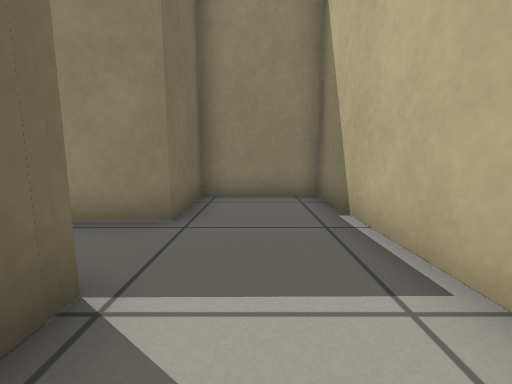
View 1 (above)

14 first-person views from a walk through a Gazebo world. The camera is 0.5 m above the floor, tilts 8° down and sees 90° across. The floor is counted in squares, 0.5 m on a side. Each view is taken from the middle of a square. On the plan, view 1 faces up. The plan holds only what a view shows up to about 11 squares ahead; the rest is blank. Surface patterns are stand-ins for the level's own textures.

View 2
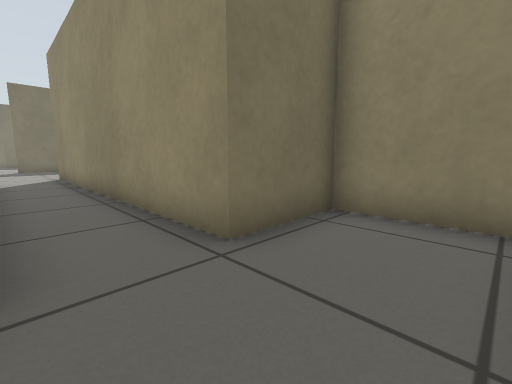

View 3
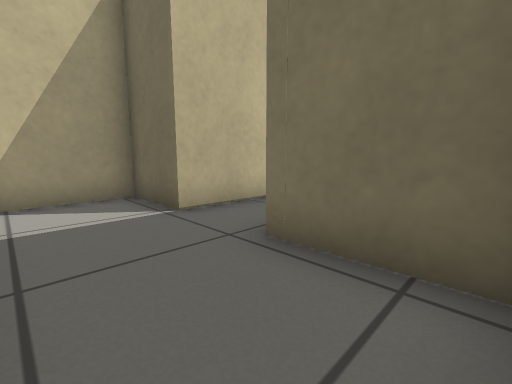

View 4
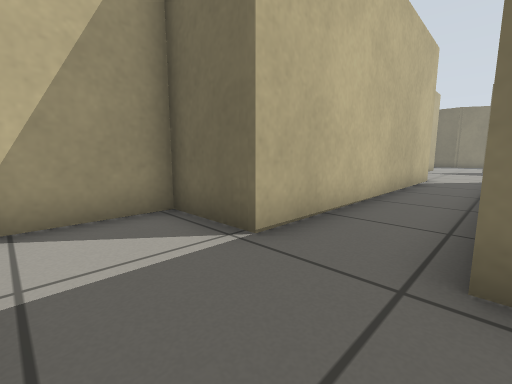

View 5
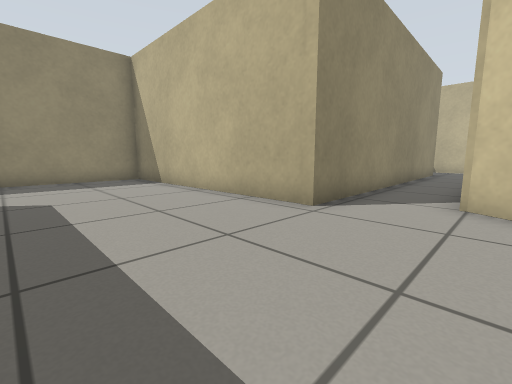

View 6
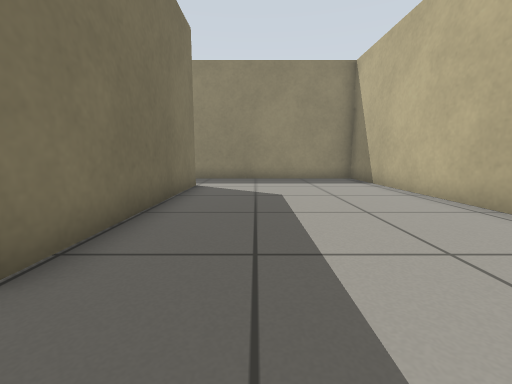

View 7
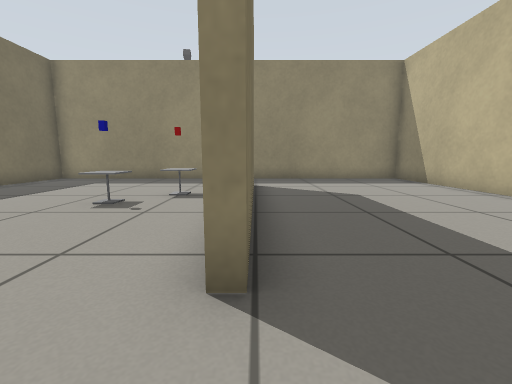

View 8
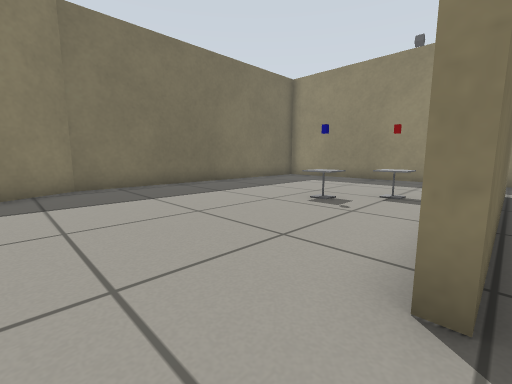

View 9
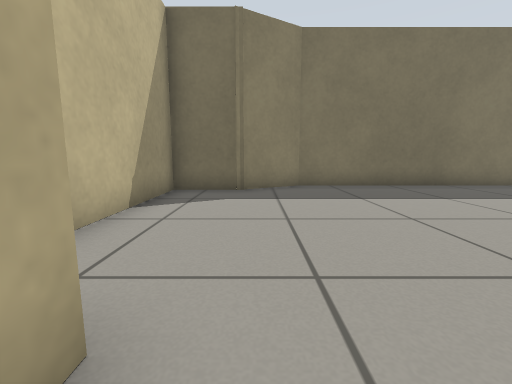

View 10
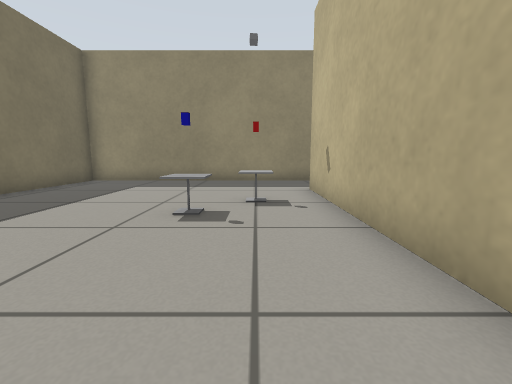

View 11
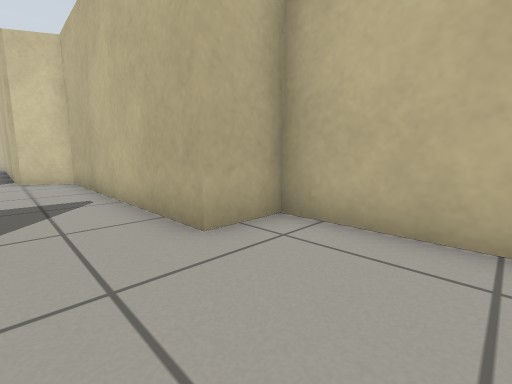

View 12
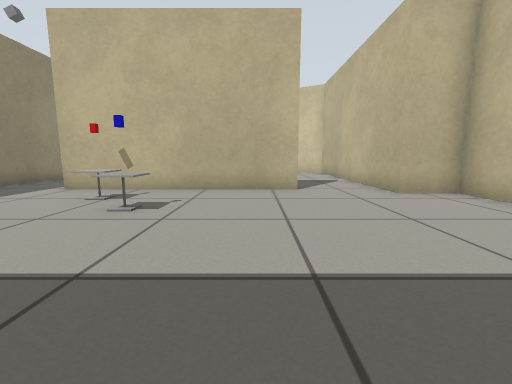

View 13
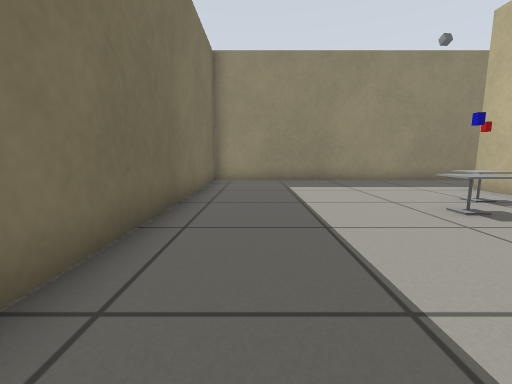

View 14
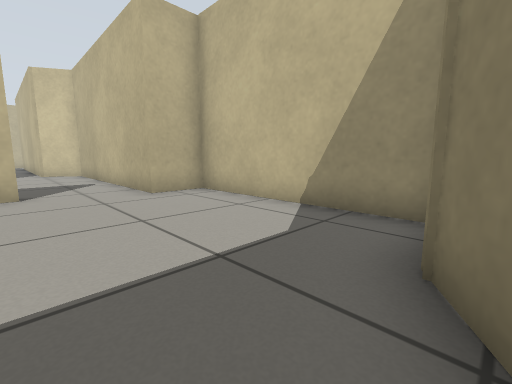

### Floor plan
Points are (right, up) in squares from view 1. A wall is a line through its corners. A room is listed if a view was taken in it or the views show most of it. See-through windows are left out.
Room 1 (views 1, 2, 3, 4)
walls: (1.6, 1.5) (1.6, 6.4) (-1.3, 6.4) (-1.3, 3.9) (-11.6, 3.8); (-11, 1.6) (-1.3, 1.7) (-1.3, -0.5) (1.1, -0.4)
ways out: opening at (-11, 2.5) to room 2
Room 2 (views 5, 6, 7, 8, 9)
walls: (-11.6, 3.8) (-12.6, 3.8) (-12.8, 12.4) (-19.5, 12.4); (-19.1, 9.9) (-19.1, 2.8); (-20.2, 0.1) (-11.9, 0.1) (-11, 1.6)
ways out: opening at (-11, 2.5) to room 1; opening at (-19, 1.5) to room 3; opening at (-19, 11) to room 3
Room 3 (views 10, 11, 12, 13, 14)
walls: (-19.4, 2.6) (-19.4, 9.9); (-19.5, 12.4) (-27.7, 12.4) (-27.7, 2.4) (-26.6, 0.5) (-26.6, -1.5) (-20.2, -1.5) (-20.2, 0.1)
ways out: opening at (-19, 1.5) to room 2; opening at (-19, 11) to room 2
objects: table (-22, 6) to (-22, 7); cafe table (-21, 8); other object (-20, 8)

Where each view was taken, in squares from view 1:
view 1: 0 up, 0 right, facing up
view 2: 2 up, 1 right, facing up-left
view 3: 6 up, 1 right, facing down-left
view 4: 4 up, 1 right, facing down-left
view 5: 1 up, 17 left, facing up-right
view 6: 1 up, 17 left, facing up
view 7: 1 up, 19 left, facing up
view 8: 1 up, 19 left, facing up-left
view 9: 1 up, 19 left, facing left
view 10: 2 up, 21 left, facing up
view 11: 2 up, 23 left, facing down-right
view 12: 4 up, 27 left, facing right
view 13: 2 up, 26 left, facing up
view 14: 3 up, 27 left, facing down-right
